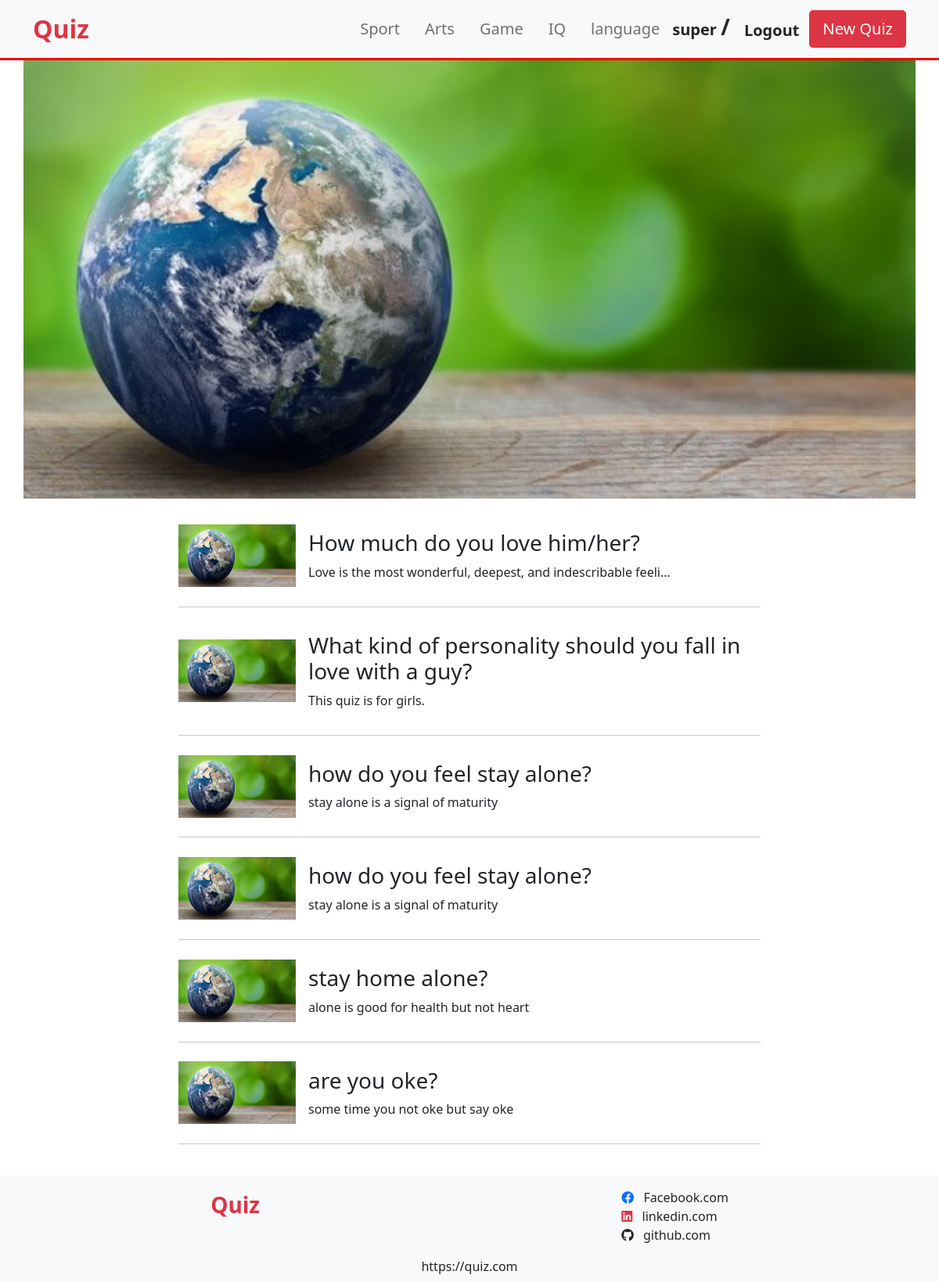
The app's page / (signed in) with its own data.
### quiz/models.py (models this page shows, shortened)
class Quiz(models.Model):
    title = models.CharField(max_length=100)
    describe = models.CharField(max_length=200)
    create_date = models.DateField(default=timezone.now)
    owner = models.ForeignKey(User, on_delete=CASCADE, default=1)

### home/views.py (the view)
# urls.py: path('', views.HomeView.as_view(), name="index")
class HomeView(generic.ListView):
    model = Quiz
    template_name = 'home/home.html'

### home/templates/home/home.html
{% extends 'home/base.html' %}
{% block content %}
<div class="py-4 container">
    <div class="col-12 col-lg-8 mx-auto">
        {% for quiz in quiz_list %}
        <div class="card border-0">
            <div class="d-flex">
                <img src="/static/img/bg.jpg" class="align-self-center" style="width: 150px; height: 80px" />
                <a class="card-body row text-decoration-none text-dark" href="{% url 'quiz:detail' quiz.id %}">
                    <h3 class="card-title col-12">{{quiz.title}}</h3>
                    <p class="card-text text-truncate col-10">{{ quiz.describe}}</p>
                </a>
            </div>
        </div>
        <hr />
        {% endfor %}
    </div>
</div>
{% endblock %}

### home/templates/home/base.html (shortened to what this page needs)
<!DOCTYPE html>
<html>
<head>
    <link href="https://cdn.jsdelivr.net/npm/bootstrap@5.0.1/dist/css/bootstrap.min.css" rel="stylesheet"
>
    <link rel="stylesheet" href="https://pro.fontawesome.com/releases/v5.10.0/css/all.css"
 />
</head>
<body>
    <div class="navbar navbar-expand-lg navbar-light bg-light" style="border-bottom: 3px solid red;">
        <div class="container">
            <a class="navbar-brand fs-2 fw-bold text-danger" href="{% url 'home:index' %}">Quiz</a>
            <div class="collapse navbar-collapse justify-content-end" id="navbarSupportedContent">
                <ul class="navbar-nav">
                    <li class="nav-item mx-2"><a class="nav-link fs-5" href="#">Sport</a></li>
                    <li class="nav-item mx-2"><a class="nav-link fs-5" href="#">Arts</a></li>
                    <li class="nav-item mx-2"><a class="nav-link fs-5" href="#">Game</a></li>
                    <li class="nav-item mx-2"><a class="nav-link fs-5" href="#">IQ</a></li>
                    <li class="nav-item mx-2"><a class="nav-link fs-5" href="#">language</a></li>
                </ul>
                <form class="d-flex align-items-center mb-0 ml-2">
                    {% if user.is_authenticated %}
                    <div class="fs-5 fw-bold">
                        {{user.username}}
                        <span class="fs-3">/</span>
                        <a role="button" class="btn fs-5 pl-0 fw-bold" href="{% url 'logout' %}">Logout</a>
                    </div>
                    {% else %}
                    <div>
                        <a role="button" class="btn fs-5 pr-0 fw-bold" href="{% url 'login' %}">Login</a>
                        <span class="fs-3">/</span>
                        <a role="button" class="btn fs-5 pl-0 fw-bold" href="{% url 'user:register' %}">Register</a>
                    </div>
                    {% endif %}
                    <a href="{% url 'make_quiz:create' %}" class="btn btn-danger btn-lg">New Quiz</a>
                </form>
            </div>
        </div>
    </div>
    {% load static %}
    <div class="container p-0"
        style="height: 70vh; background-image: url('{% static 'img/bg.jpg' %}'); background-size: cover; background-position: center;">
    </div>
    {% block content%}
    {% endblock%}
    <footer class="bg-light">
        <div class="container d-flex justify-content-around py-3">
            <div class="fs-3 fw-bold text-danger">Quiz</div>
            <div>
                <div role="button">
                    <span class="m-2"><i class="fab fa-facebook text-primary"></i></span>
                    Facebook.com
                </div>
                <div role="button">
                    <span class="m-2"><i class="fab fa-linkedin text-danger"></i></span>
                    linkedin.com
                </div>
                <div role="button">
                    <span class="m-2"><i class="fab fa-github"></i></span>
                    github.com
                </div>
            </div>
        </div>
        <p class="text-center mb-0 pb-2">https://quiz.com</p>
    </footer>
</body>
</html>

### records on screen
Quiz: title "How much do you love him/her?", describe "Love is the most wonderful, deepest, and indescribable feeli…"
Quiz: title "What kind of personality should you fall in love with a guy?", describe "This quiz is for girls."
Quiz: title "how do you feel stay alone?", describe "stay alone is a signal of maturity"
Quiz: title "how do you feel stay alone?", describe "stay alone is a signal of maturity"
Quiz: title "stay home alone?", describe "alone is good for health but not heart"
Quiz: title "are you oke?", describe "some time you not oke but say oke"

### other values on screen
{{ user.username }} "super"
